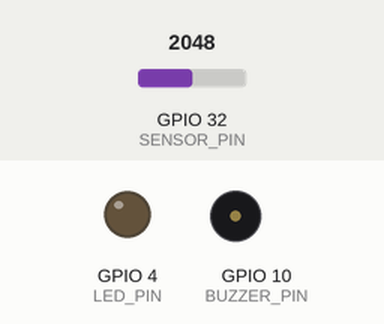
This sketch was run on a simulated ESP32. On the bench: output pins drawn as LEDs (lit = HIGH), buzzer (waves = sounding, pin HIGH). The inputs (shaded band) are chosen by the test bench; at power-on: GPIO 32 (SENSOR_PIN) = 2048. Nothing arrives over Bluetooth unless stated; a phone connects over Bluetooth LE 3 s after start; what the sketch prints to the serial monitor is not drawn.

Above: at 1.2 s.
1.3 s: GPIO 32 (SENSOR_PIN) set to 2540
Timing chart, 0 to 4.3 s (numbered marks = the images above; inputs shaded):
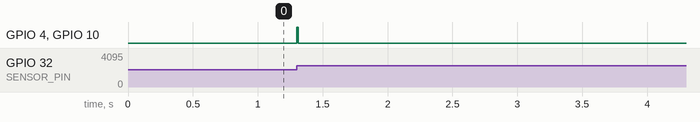

Measured:
- after the input at 1.3 s, GPIO 4 (LED_PIN), GPIO 10 (BUZZER_PIN): LOW → HIGH at once, → LOW 0.01 s later

The sketch:

aurafit_firmware.ino
```cpp
#include <BLE2902.h>
#include <BLEDevice.h>
#include <BLEServer.h>
#include <BLEUtils.h>


// -------------------------------------------------------------------------
// HARDWARE CONFIGURATION
// -------------------------------------------------------------------------
// NOTE: GPIO 10 is often connected to the ESP32's internal SPI Flash memory.
// If your board fails to boot or crashes, PLEASE CHANGE THE BUZZER PIN (e.g.,
// to 5, 18, or 19).
#define SENSOR_PIN 32 // Analog Input (ADC1_CH4)
#define BUZZER_PIN 10 // Piezo Buzzer
#define LED_PIN 4     // Red Beat LED

// BLE UUIDs (Must match Flutter App)
#define SERVICE_UUID "180D"
#define CHARACTERISTIC_UUID "2A37"

// -------------------------------------------------------------------------
// GLOBAL VARIABLES
// -------------------------------------------------------------------------
BLEServer *pServer = NULL;
BLECharacteristic *pCharacteristic = NULL;
bool deviceConnected = false;
bool oldDeviceConnected = false;

// Beat Detection Variables
int threshold = 2050; // Center point for 3.3V ADC (0-4095)
int signalMax = 0;
int signalMin = 4096;
unsigned long lastBeatTime = 0;
int bpm = 0;
int ibi = 600; // Inter-Beat Interval (mS)
bool pulseDetected = false;

// Loop Timing
unsigned long lastSampleTime = 0;
const unsigned long sampleInterval = 20; // 50Hz Sampling (20ms)

class MyServerCallbacks : public BLEServerCallbacks {
  void onConnect(BLEServer *pServer) { deviceConnected = true; };

  void onDisconnect(BLEServer *pServer) { deviceConnected = false; }
};

void setup() {
  Serial.begin(115200);

  // Hardware Setup
  pinMode(LED_PIN, OUTPUT);
  pinMode(BUZZER_PIN, OUTPUT);
  pinMode(SENSOR_PIN, INPUT);

  // Initial State
  digitalWrite(LED_PIN, LOW);
  digitalWrite(BUZZER_PIN, LOW);

  // BLE Setup
  BLEDevice::init("Aura_Fit_BLE");
  pServer = BLEDevice::createServer();
  pServer->setCallbacks(new MyServerCallbacks());

  BLEService *pService = pServer->createService(SERVICE_UUID);

  pCharacteristic = pService->createCharacteristic(
      CHARACTERISTIC_UUID,
      BLECharacteristic::PROPERTY_READ | BLECharacteristic::PROPERTY_NOTIFY);

  pCharacteristic->addDescriptor(new BLE2902());

  pService->start();

  BLEAdvertising *pAdvertising = BLEDevice::getAdvertising();
  pAdvertising->addServiceUUID(SERVICE_UUID);
  pAdvertising->setScanResponse(false);
  pAdvertising->setMinPreferred(0x0);
  BLEDevice::startAdvertising();

  Serial.println("Aura Fit BLE Ready. Waiting for connection...");
}

void loop() {
  unsigned long currentMillis = millis();

  // Sampling Loop (50Hz)
  if (currentMillis - lastSampleTime >= sampleInterval) {
    lastSampleTime = currentMillis;

    // 1. Read Sensor
    int rawValue = analogRead(SENSOR_PIN);

    // 2. Beat Detection Algorithm (Simple Threshold for reliable detection)
    // Dynamic Threshold Logic:
    // If signal is high
    if (rawValue > threshold && rawValue > signalMax) {
      signalMax = rawValue;
    }
    // If signal is low
    if (rawValue < threshold && rawValue < signalMin) {
      signalMin = rawValue;
    }

    // Check for Beat
    // (Value crossed threshold going up AND enough time passed since last beat)
    if (rawValue > threshold && !pulseDetected &&
        (currentMillis - lastBeatTime > 250)) {
      pulseDetected = true;

      // Calculate BPM
      unsigned long delta = currentMillis - lastBeatTime;
      lastBeatTime = currentMillis;
      bpm = 60000 / delta;

      // Filter unrealistic BPMs
      if (bpm < 30 || bpm > 220) {
        // Ignore or reset
      } else {
        // Valid Beat Action
        triggerBeatFeedback();
      }
    }

    // Reset Pulse Detection on falling edge
    if (rawValue < threshold && pulseDetected) {
      pulseDetected = false;
      // Adjust threshold slowly to track the DC offset
      threshold = (signalMin + signalMax) / 2;
      // Reset min/max for next window?
      // A simple decay is better for continuous tracking
      signalMax -= 2;
      signalMin += 2;
    }

    // Decay mechanism for dynamic thresholding if no beats found
    if (currentMillis - lastBeatTime > 2000) {
      threshold = 2050; // Reset to center
      signalMax = 2500;
      signalMin = 1500;
      bpm = 0; // No finger?
    }

    // 3. Send Data over BLE
    if (deviceConnected) {
      char dataString[32];
      // Format: "BPM:75,RAW:2150"
      sprintf(dataString, "BPM:%d,RAW:%d", bpm, rawValue);

      pCharacteristic->setValue(dataString);
      pCharacteristic->notify();
    }
  }

  // BLE Maintenance
  if (!deviceConnected && oldDeviceConnected) {
    delay(500);
    pServer->startAdvertising();
    oldDeviceConnected = deviceConnected;
  }
  if (deviceConnected && !oldDeviceConnected) {
    oldDeviceConnected = deviceConnected;
  }
}

void triggerBeatFeedback() {
  // LED
  digitalWrite(LED_PIN, HIGH);

  // Buzzer (Short Beep)
  // Note: tone() is not always available on all ESP32 cores,
  // but a simple HIGH/LOW loop or ledc works.
  // Using simple HIGH pulse for active buzzer.
  digitalWrite(BUZZER_PIN, HIGH);

  // Non-blocking delay substitute?
  // For a short beep inside a 20ms loop, a tiny delay(10) is acceptable
  // or use a timestamp to turn off in main loop.
  // For simplicity here, we'll block briefly (10ms) which won't hurt BLE much.
  delay(10);

  digitalWrite(LED_PIN, LOW);
  digitalWrite(BUZZER_PIN, LOW);
}
```
